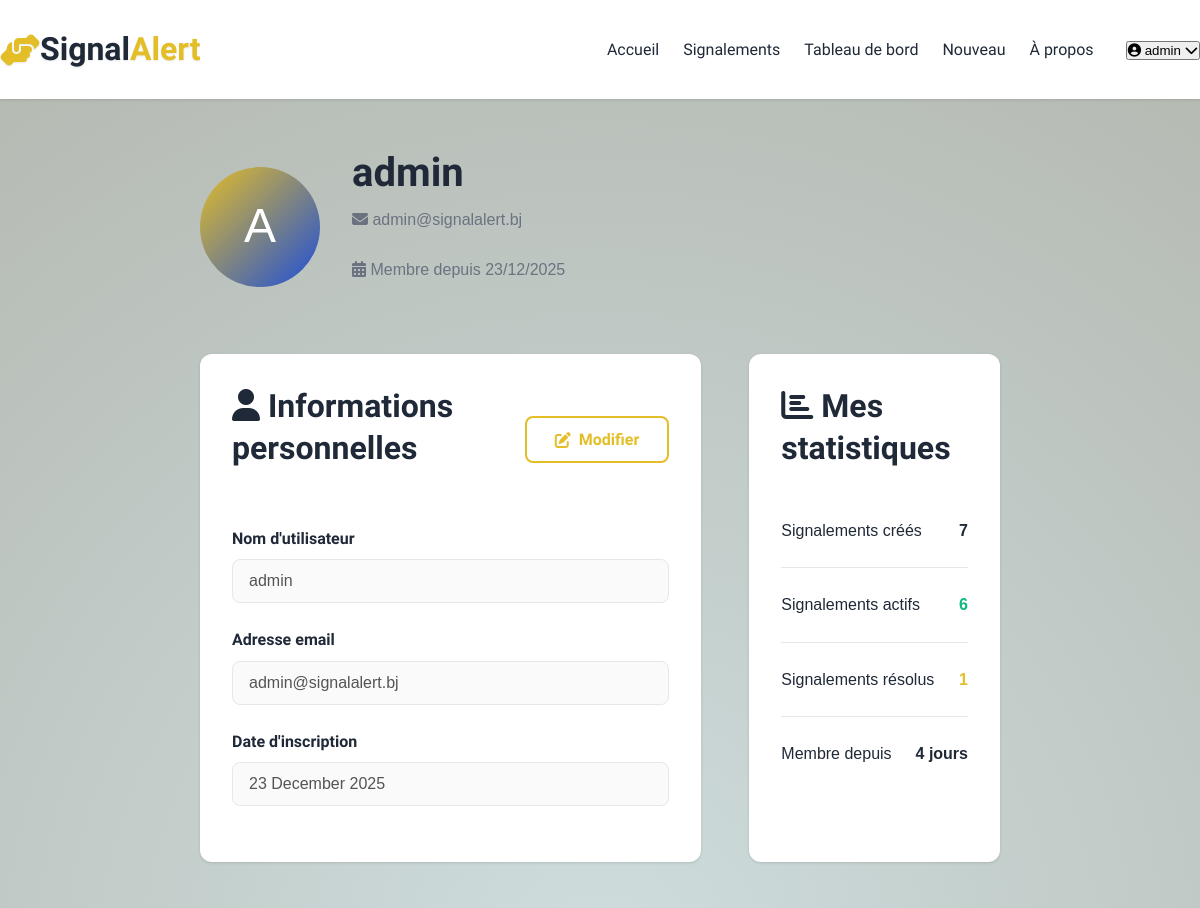
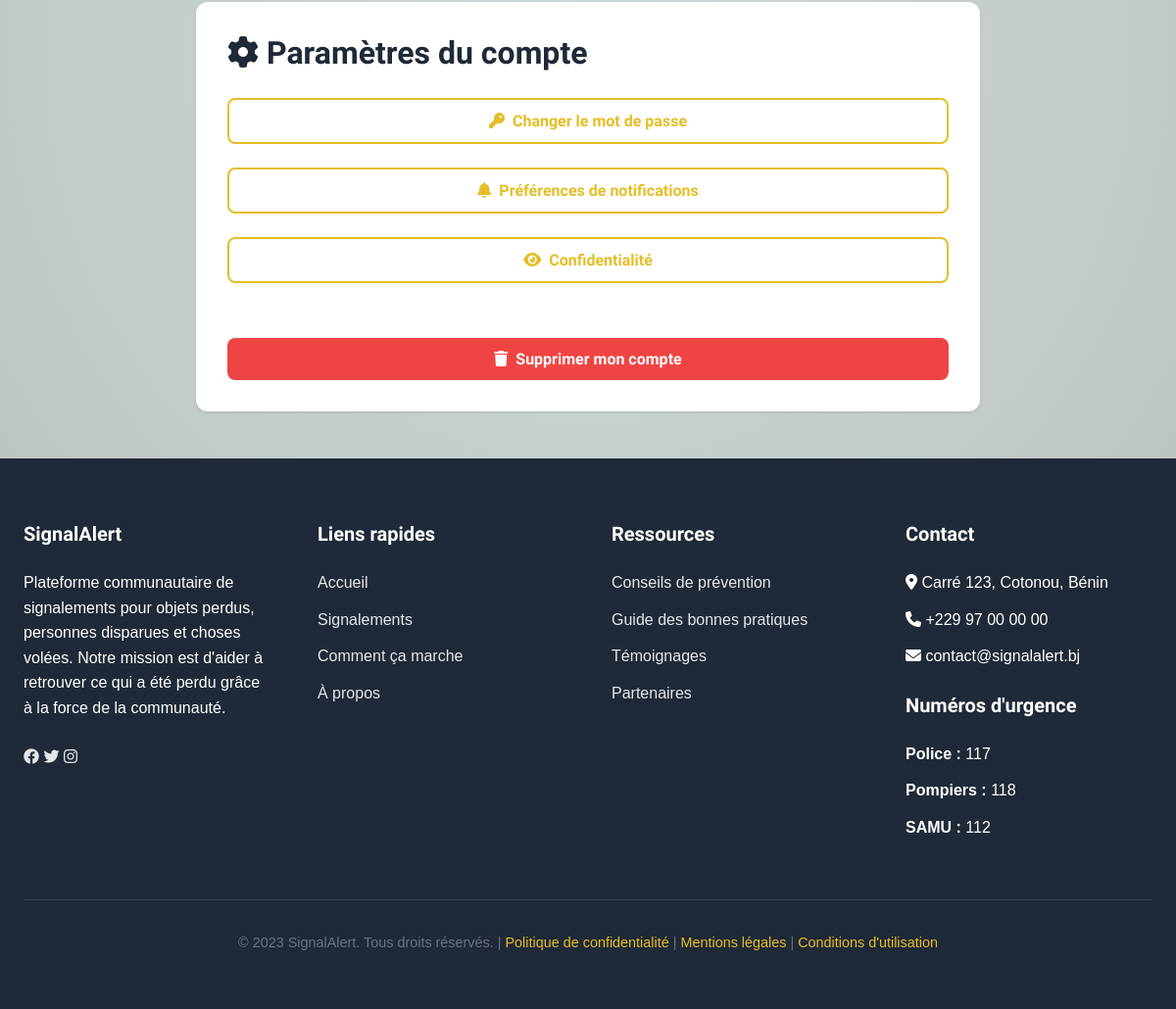
The app's page /profile (signed in) with its own data (2 pictures, top to bottom).
### app.py (models this page shows, shortened)
class User(UserMixin, db.Model):
    id = db.Column(db.Integer, primary_key=True)
    username = db.Column(db.String(80), unique=True, nullable=False)
    email = db.Column(db.String(120), unique=True, nullable=False)
    password_hash = db.Column(db.String(200), nullable=False)
    created_at = db.Column(db.DateTime, default=datetime.utcnow)
    is_active = db.Column(db.Boolean, default=True)
    signalements = db.relationship('Signalement', backref='author', lazy=True)
    reset_tokens = db.relationship('PasswordResetToken', backref='user', lazy=True, cascade='all, delete-orphan')

### app.py (the view)
@app.route('/profile')
@login_required
def profile():
    return render_template('profile.html',
                          current_user=current_user,
                          now=datetime.utcnow())

### app.py (called while the page is built)
@login_manager.user_loader
def load_user(user_id):
    return User.query.get(int(user_id))

@app.context_processor
def inject_now():
    return {'now': datetime.utcnow()}

@app.context_processor
def inject_csrf_token():
    return dict(csrf_token=generate_csrf)

### templates/profile.html (shortened to what this page needs)
{% extends "base.html" %}
{% block content %}
<div class="container profile-container">
    <div class="profile-header">
        <div class="profile-avatar">
            {{ current_user.username[0]|upper }}
        </div>
        <div class="profile-info">
            <h1>{{ current_user.username }}</h1>
            <p style="color: var(--gray-color);">
                <i class="fas fa-envelope"></i> {{ current_user.email }}
            </p>
            <p style="color: var(--gray-color);">
                <i class="fas fa-calendar-alt"></i> Membre depuis {{ current_user.created_at.strftime('%d/%m/%Y') }}
            </p>
        </div>
    </div>
    <div class="profile-grid">
        <div class="profile-section">
            <div class="section-header">
                <h2><i class="fas fa-user"></i> Informations personnelles</h2>
                <button class="btn btn-outline btn-sm" onclick="alert('Fonctionnalité à venir')">
                    <i class="fas fa-edit"></i> Modifier
                </button>
            </div>
            <div class="form-group">
                <label class="form-label">Nom d'utilisateur</label>
                <input type="text" class="form-control" value="{{ current_user.username }}" disabled>
            </div>
            <div class="form-group">
                <label class="form-label">Adresse email</label>
                <input type="email" class="form-control" value="{{ current_user.email }}" disabled>
            </div>
            <div class="form-group">
                <label class="form-label">Date d'inscription</label>
                <input type="text" class="form-control"
                       value="{{ current_user.created_at.strftime('%d %B %Y') }}" disabled>
            </div>
        </div>
        <div class="profile-section">
            <h2><i class="fas fa-chart-bar"></i> Mes statistiques</h2>
            {% set user_signalements = current_user.signalements %}
            {% set active_count = user_signalements|selectattr('status', 'equalto', 'active')|list|length %}
            {% set found_count = user_signalements|selectattr('status', 'equalto', 'found')|list|length %}
            {% set days_since = (now - current_user.created_at).days %}
            <div class="stat-item">
                <span>Signalements créés</span>
                <span style="font-weight: 600;">{{ user_signalements|length }}</span>
            </div>
            <div class="stat-item">
                <span>Signalements actifs</span>
                <span style="font-weight: 600; color: var(--secondary-color);">
                    {{ active_count }}
                </span>
            </div>
            <div class="stat-item">
                <span>Signalements résolus</span>
                <span style="font-weight: 600; color: var(--primary-color);">
                    {{ found_count }}
                </span>
            </div>
            <div class="stat-item">
                <span>Membre depuis</span>
                <span style="font-weight: 600;">
                    {{ days_since }} jour{% if days_since > 1 %}s{% endif %}
                </span>
            </div>
        </div>
    </div>
    <div class="profile-section" style="margin-top: var(--spacing-xl);">
        <h2><i class="fas fa-cog"></i> Paramètres du compte</h2>
        <div style="display: flex; flex-direction: column; gap: var(--spacing-md);">
            <button class="btn btn-outline" style="text-align: left;" onclick="alert('Fonctionnalité à venir')">
                <i class="fas fa-key"></i> Changer le mot de passe
            </button>
            <button class="btn btn-outline" style="text-align: left;" onclick="alert('Fonctionnalité à venir')">
                <i class="fas fa-bell"></i> Préférences de notifications
            </button>
            <button class="btn btn-outline" style="text-align: left;" onclick="alert('Fonctionnalité à venir')">
                <i class="fas fa-eye"></i> Confidentialité
            </button>
            <button class="btn btn-danger" style="text-align: left; margin-top: var(--spacing-lg);"
                    onclick="if(confirm('Êtes-vous sûr de vouloir supprimer votre compte ? Cette action est irréversible.')) alert('Fonctionnalité à venir')">
                <i class="fas fa-trash"></i> Supprimer mon compte
            </button>
        </div>
    </div>
</div>
{% endblock %}

### templates/base.html (shortened to what this page needs)
<!DOCTYPE html>
<html lang="fr">
<head>
    <link rel="stylesheet" href="https://cdnjs.cloudflare.com/ajax/libs/font-awesome/6.4.0/css/all.min.css">
    <link rel="stylesheet" href="{{ url_for('static', filename='css/style.css') }}">
</head>
<body>
    <header>
        <div class="container header-container">
            <a href="{{ url_for('index') }}" class="logo">
                <i class="fas fa-hands-helping logo-icon"></i>
                Signal<span>Alert</span>
            </a>
            <nav class="main-nav" id="mainNav">
                <ul class="nav-links">
                    <li><a href="{{ url_for('index') }}" class="{% if request.endpoint == 'index' %}active{% endif %}">Accueil</a></li>
                    <li><a href="{{ url_for('signalements') }}" class="{% if request.endpoint == 'signalements' %}active{% endif %}">Signalements</a></li>
                    {% if current_user.is_authenticated %}
                    <li><a href="{{ url_for('dashboard') }}" class="{% if request.endpoint == 'dashboard' %}active{% endif %}">Tableau de bord</a></li>
                    <li><a href="{{ url_for('nouveau_signalement') }}" class="{% if request.endpoint == 'nouveau_signalement' %}active{% endif %}">Nouveau</a></li>
                    {% endif %}
                    <li><a href="#about">À propos</a></li>
                </ul>
                <div class="user-actions">
                    {% if current_user.is_authenticated %}
                    <div class="user-dropdown">
                        <button class="user-btn">
                            <i class="fas fa-user-circle"></i>
                            <span>{{ current_user.username }}</span>
                            <i class="fas fa-chevron-down"></i>
                        </button>
                    </div>
                    {% endif %}
                </div>
            </nav>
        </div>
    </header>
    <main>
        {% block content %}{% endblock %}
    </main>
    <footer id="about">
        <div class="container">
            <div class="footer-container">
                <div class="footer-column">
                    <h3>SignalAlert</h3>
                    <p>Plateforme communautaire de signalements pour objets perdus, personnes disparues et choses volées. Notre mission est d'aider à retrouver ce qui a été perdu grâce à la force de la communauté.</p>
                    <div class="social-links">
                        <a href="#"><i class="fab fa-facebook"></i></a>
                        <a href="#"><i class="fab fa-twitter"></i></a>
                        <a href="#"><i class="fab fa-instagram"></i></a>
                    </div>
                </div>
                <div class="footer-column">
                    <h3>Liens rapides</h3>
                    <ul>
                        <li><a href="{{ url_for('index') }}">Accueil</a></li>
                        <li><a href="{{ url_for('signalements') }}">Signalements</a></li>
                        <li><a href="#how-it-works">Comment ça marche</a></li>
                        <li><a href="#about">À propos</a></li>
                    </ul>
                </div>
                <div class="footer-column">
                    <h3>Ressources</h3>
                    <ul>
                        <li><a href="#">Conseils de prévention</a></li>
                        <li><a href="#">Guide des bonnes pratiques</a></li>
                        <li><a href="#">Témoignages</a></li>
                        <li><a href="#">Partenaires</a></li>
                    </ul>
                </div>
                <div class="footer-column">
                    <h3>Contact</h3>
                    <ul>
                        <li><i class="fas fa-map-marker-alt"></i> Carré 123, Cotonou, Bénin</li>
                        <li><i class="fas fa-phone"></i> +229 97 00 00 00</li>
                        <li><i class="fas fa-envelope"></i> contact@signalalert.bj</li>
                    </ul>
                    <h3 style="margin-top: var(--spacing-md);">Numéros d'urgence</h3>
                    <ul>
                        <li><strong>Police :</strong> 117</li>
                        <li><strong>Pompiers :</strong> 118</li>
                        <li><strong>SAMU :</strong> 112</li>
                    </ul>
                </div>
            </div>
            <div class="footer-bottom">
                <p>&copy; 2023 SignalAlert. Tous droits réservés. |
                   <a href="#">Politique de confidentialité</a> |
                   <a href="#">Mentions légales</a> |
                   <a href="#">Conditions d'utilisation</a>
                </p>
            </div>
        </div>
    </footer>
</body>
</html>

### static/css/style.css (style rules this page uses)
:root { --primary-color: #e4be27; --primary-dark: #1d4ed8; --primary-light: #3b82f6; --secondary-color: #10b981; --danger-color: #ef4444; --warning-color: #f59e0b; --dark-color: #1f2937; --light-color: #f9fafb; --gray-color: #6b7280; --gray-light: #e5e7eb; --white: #ffffff; --font-heading: 'Oxanium', sans-serif; --font-body: 'unbutu', sans-serif; --spacing-xs: 0.5rem; --spacing-sm: 1rem; --spacing-md: 1.5rem; --spacing-lg: 2rem; --spacing-xl: 3rem; --spacing-xxl: 4rem; --border-radius: 8px; --border-radius-lg: 12px; --border-radius-xl: 20px; --shadow-sm: 0 1px 3px rgba(0,0,0,0.12); --shadow-md: 0 4px 6px rgba(0,0,0,0.1); --shadow-lg: 0 10px 25px rgba(0,0,0,0.1); --shadow-xl: 0 20px 40px rgba(0,0,0,0.15); --transition-fast: 0.2s ease; --transition-normal: 0.3s ease; --transition-slow: 0.5s ease; }
* { margin: 0; padding: 0; box-sizing: border-box; }
html { scroll-behavior: smooth; }
body { font-family: var(--font-body); font-size: 16px; line-height: 1.6; color: var(--dark-color); background: #ceddde; background: radial-gradient(circle, rgba(206, 221, 222, 1) 0%, rgba(180, 184, 176, 1) 99%); overflow-x: hidden; }
h1, h2, h3, h4, h5, h6 { font-family: var(--font-heading); font-weight: 600; line-height: 1.3; margin-bottom: var(--spacing-md); }
h1 { font-size: 2.5rem; }
h2 { font-size: 2rem; }
h3 { font-size: 1.5rem; }
p { margin-bottom: var(--spacing-md); }
a { color: var(--primary-color); text-decoration: none; transition: color var(--transition-fast); }
.container { width: 100%; max-width: 1280px; margin: 0 auto; padding: 0 var(--spacing-md); }
.btn { display: inline-flex; align-items: center; justify-content: center; gap: var(--spacing-xs); padding: 0.75rem 1.75rem; font-family: var(--font-heading); font-weight: 600; font-size: 1rem; border: none; border-radius: var(--border-radius); cursor: pointer; transition: all var(--transition-normal); text-decoration: none; }
.btn-outline { background-color: transparent; color: var(--primary-color); border: 2px solid var(--primary-color); }
.btn-danger { background-color: var(--danger-color); color: var(--white); }
header { background-color: var(--white); box-shadow: var(--shadow-sm); position: sticky; top: 0; z-index: 1000; }
.header-container { display: flex; justify-content: space-between; align-items: center; padding: var(--spacing-md) 0; }
.logo { display: flex; align-items: center; gap: 0.1; font-family: 'Tilt Neon', sans-serif; font-weight: 900; font-size: 2rem; color: var(--dark-color); text-shadow: 0 1px 2px rgba(0,0,0,0.1); ; }
.logo-icon { color: var(--primary-color); font-size: 2rem; }
.logo span { color: var(--primary-color); }
.main-nav { display: flex; align-items: center; gap: var(--spacing-lg); }
.nav-links { display: flex; list-style: none; gap: var(--spacing-md); }
.nav-links a { color: var(--dark-color); font-weight: 500; font-family: var(--font-heading); padding: 0.5rem 0; position: relative; }
.nav-links a::after { content: ''; position: absolute; bottom: 0; left: 0; width: 0; height: 2px; background-color: var(--primary-color); transition: width var(--transition-normal); }
.user-actions { display: flex; align-items: center; gap: var(--spacing-sm); }
.stat-item { text-align: center; }
.form-group { margin-bottom: var(--spacing-md); }
.form-label { display: block; margin-bottom: 0.5rem; font-weight: 600; font-family: var(--font-heading); }
.form-control { width: 100%; padding: 0.75rem 1rem; border: 1px solid var(--gray-light); border-radius: var(--border-radius); font-family: var(--font-body); font-size: 1rem; transition: border-color var(--transition-fast); }
footer { background-color: var(--dark-color); color: var(--white); padding-top: var(--spacing-xxl); }
.footer-container { display: grid; grid-template-columns: repeat(auto-fit, minmax(250px, 1fr)); gap: var(--spacing-xl); margin-bottom: var(--spacing-xl); }
.footer-column h3 { color: var(--white); font-size: 1.25rem; margin-bottom: var(--spacing-md); }
.footer-column ul { list-style: none; }
.footer-column ul li { margin-bottom: 0.75rem; }
.footer-column a { color: var(--gray-light); }
.footer-bottom { text-align: center; padding: var(--spacing-lg) 0; border-top: 1px solid rgba(255, 255, 255, 0.1); color: var(--gray-color); font-size: 0.9rem; }
.user-dropdown { position: relative; }

### records on screen
User: username "admin", username "A", email "admin@signalalert.bj", created_at "23/12/2025", created_at "23 December 2025"

### other values on screen
{{ user_signalements|length }} "7"
{{ active_count }} "6"
{{ found_count }} "1"
